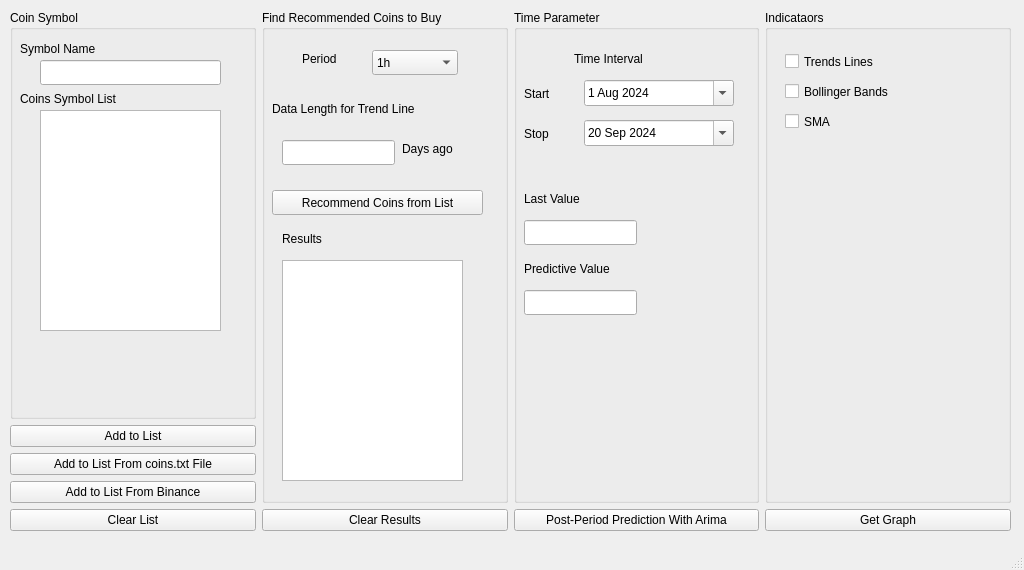
<?xml version="1.0" encoding="UTF-8"?>
<ui version="4.0">
 <class>MainWindow</class>
 <widget class="QMainWindow" name="MainWindow">
  <property name="geometry">
   <rect>
    <x>0</x>
    <y>0</y>
    <width>1024</width>
    <height>570</height>
   </rect>
  </property>
  <property name="windowTitle">
   <string>EsencanCoinTracker_V01</string>
  </property>
  <widget class="QWidget" name="centralwidget">
   <widget class="QWidget" name="horizontalLayoutWidget">
    <property name="geometry">
     <rect>
      <x>10</x>
      <y>10</y>
      <width>1001</width>
      <height>521</height>
     </rect>
    </property>
    <layout class="QHBoxLayout" name="horizontalLayout">
     <item>
      <layout class="QVBoxLayout" name="verticalLayout_4">
       <item>
        <widget class="QGroupBox" name="groupBox_coinSymbol">
         <property name="title">
          <string>Coin Symbol</string>
         </property>
         <widget class="QLineEdit" name="lineEdit_coinsymbol">
          <property name="geometry">
           <rect>
            <x>30</x>
            <y>50</y>
            <width>181</width>
            <height>25</height>
           </rect>
          </property>
         </widget>
         <widget class="QListView" name="listView_checkCoin">
          <property name="geometry">
           <rect>
            <x>30</x>
            <y>100</y>
            <width>181</width>
            <height>221</height>
           </rect>
          </property>
         </widget>
         <widget class="QLabel" name="label_5">
          <property name="geometry">
           <rect>
            <x>10</x>
            <y>30</y>
            <width>101</width>
            <height>17</height>
           </rect>
          </property>
          <property name="text">
           <string>Symbol Name</string>
          </property>
         </widget>
         <widget class="QLabel" name="label_6">
          <property name="geometry">
           <rect>
            <x>10</x>
            <y>80</y>
            <width>131</width>
            <height>17</height>
           </rect>
          </property>
          <property name="text">
           <string>Coins Symbol List</string>
          </property>
         </widget>
        </widget>
       </item>
       <item>
        <widget class="QPushButton" name="pushButton_addCheckList">
         <property name="text">
          <string>Add to List</string>
         </property>
        </widget>
       </item>
       <item>
        <widget class="QPushButton" name="pushButton_addFromFile">
         <property name="text">
          <string>Add to List From coins.txt File</string>
         </property>
        </widget>
       </item>
       <item>
        <widget class="QPushButton" name="pushButton_addFromBinance">
         <property name="text">
          <string>Add to List From Binance</string>
         </property>
        </widget>
       </item>
       <item>
        <widget class="QPushButton" name="pushButton_clearList">
         <property name="text">
          <string>Clear List</string>
         </property>
        </widget>
       </item>
      </layout>
     </item>
     <item>
      <layout class="QVBoxLayout" name="verticalLayout_5">
       <item>
        <widget class="QGroupBox" name="groupBox_recommendCoins">
         <property name="title">
          <string>Find Recommended Coins to Buy</string>
         </property>
         <widget class="QLabel" name="label">
          <property name="geometry">
           <rect>
            <x>40</x>
            <y>40</y>
            <width>67</width>
            <height>17</height>
           </rect>
          </property>
          <property name="text">
           <string>Period</string>
          </property>
         </widget>
         <widget class="QComboBox" name="comboBox_period">
          <property name="geometry">
           <rect>
            <x>110</x>
            <y>40</y>
            <width>86</width>
            <height>25</height>
           </rect>
          </property>
          <property name="currentText">
           <string>1h</string>
          </property>
          <item>
           <property name="text">
            <string>1h</string>
           </property>
          </item>
          <item>
           <property name="text">
            <string>4h</string>
           </property>
          </item>
          <item>
           <property name="text">
            <string>1d</string>
           </property>
          </item>
          <item>
           <property name="text">
            <string>1w</string>
           </property>
          </item>
         </widget>
         <widget class="QLabel" name="label_9">
          <property name="geometry">
           <rect>
            <x>10</x>
            <y>90</y>
            <width>191</width>
            <height>17</height>
           </rect>
          </property>
          <property name="text">
           <string>Data Length for Trend Line</string>
          </property>
         </widget>
         <widget class="QLineEdit" name="lineEdit_daysLength">
          <property name="geometry">
           <rect>
            <x>20</x>
            <y>130</y>
            <width>113</width>
            <height>25</height>
           </rect>
          </property>
         </widget>
         <widget class="QLabel" name="label_10">
          <property name="geometry">
           <rect>
            <x>140</x>
            <y>130</y>
            <width>67</width>
            <height>17</height>
           </rect>
          </property>
          <property name="text">
           <string>Days ago</string>
          </property>
         </widget>
         <widget class="QPushButton" name="pushButton_recommendCoins">
          <property name="geometry">
           <rect>
            <x>10</x>
            <y>180</y>
            <width>211</width>
            <height>25</height>
           </rect>
          </property>
          <property name="text">
           <string>Recommend Coins from List</string>
          </property>
         </widget>
         <widget class="QListView" name="listView_recommendResult">
          <property name="geometry">
           <rect>
            <x>20</x>
            <y>250</y>
            <width>181</width>
            <height>221</height>
           </rect>
          </property>
         </widget>
         <widget class="QLabel" name="label_11">
          <property name="geometry">
           <rect>
            <x>20</x>
            <y>220</y>
            <width>67</width>
            <height>17</height>
           </rect>
          </property>
          <property name="text">
           <string>Results</string>
          </property>
         </widget>
        </widget>
       </item>
       <item>
        <widget class="QPushButton" name="pushButton_clearRecommendCoins">
         <property name="text">
          <string>Clear Results</string>
         </property>
        </widget>
       </item>
      </layout>
     </item>
     <item>
      <layout class="QVBoxLayout" name="verticalLayout_3">
       <item>
        <widget class="QGroupBox" name="groupBox_timeParameter_2">
         <property name="enabled">
          <bool>true</bool>
         </property>
         <property name="title">
          <string>Time Parameter</string>
         </property>
         <widget class="QLabel" name="label_2">
          <property name="geometry">
           <rect>
            <x>60</x>
            <y>40</y>
            <width>111</width>
            <height>17</height>
           </rect>
          </property>
          <property name="text">
           <string>Time Interval</string>
          </property>
         </widget>
         <widget class="QLabel" name="label_3">
          <property name="geometry">
           <rect>
            <x>10</x>
            <y>75</y>
            <width>67</width>
            <height>17</height>
           </rect>
          </property>
          <property name="text">
           <string>Start</string>
          </property>
         </widget>
         <widget class="QDateEdit" name="dateEdit_timeinterval_start">
          <property name="geometry">
           <rect>
            <x>70</x>
            <y>70</y>
            <width>150</width>
            <height>26</height>
           </rect>
          </property>
          <property name="calendarPopup">
           <bool>true</bool>
          </property>
          <property name="date">
           <date>
            <year>2024</year>
            <month>8</month>
            <day>1</day>
           </date>
          </property>
         </widget>
         <widget class="QLabel" name="label_7">
          <property name="geometry">
           <rect>
            <x>10</x>
            <y>180</y>
            <width>81</width>
            <height>17</height>
           </rect>
          </property>
          <property name="text">
           <string>Last Value</string>
          </property>
         </widget>
         <widget class="QLineEdit" name="lineEdit_lastValue">
          <property name="geometry">
           <rect>
            <x>10</x>
            <y>210</y>
            <width>113</width>
            <height>25</height>
           </rect>
          </property>
         </widget>
         <widget class="QLabel" name="label_8">
          <property name="geometry">
           <rect>
            <x>10</x>
            <y>250</y>
            <width>120</width>
            <height>17</height>
           </rect>
          </property>
          <property name="text">
           <string>Predictive Value</string>
          </property>
         </widget>
         <widget class="QLineEdit" name="lineEdit_predictValue">
          <property name="geometry">
           <rect>
            <x>10</x>
            <y>280</y>
            <width>113</width>
            <height>25</height>
           </rect>
          </property>
         </widget>
         <widget class="QLabel" name="label_4">
          <property name="geometry">
           <rect>
            <x>10</x>
            <y>115</y>
            <width>67</width>
            <height>17</height>
           </rect>
          </property>
          <property name="text">
           <string>Stop</string>
          </property>
         </widget>
         <widget class="QDateEdit" name="dateEdit_timeinterval_stop">
          <property name="geometry">
           <rect>
            <x>70</x>
            <y>110</y>
            <width>150</width>
            <height>26</height>
           </rect>
          </property>
          <property name="calendarPopup">
           <bool>true</bool>
          </property>
          <property name="date">
           <date>
            <year>2024</year>
            <month>9</month>
            <day>20</day>
           </date>
          </property>
         </widget>
        </widget>
       </item>
       <item>
        <widget class="QPushButton" name="pushButton_predict">
         <property name="text">
          <string>Post-Period Prediction With Arima</string>
         </property>
        </widget>
       </item>
      </layout>
     </item>
     <item>
      <layout class="QVBoxLayout" name="verticalLayout_7">
       <item>
        <widget class="QGroupBox" name="groupBox_indicators_2">
         <property name="title">
          <string>Indicataors</string>
         </property>
         <widget class="QCheckBox" name="checkBox_trends_lines">
          <property name="geometry">
           <rect>
            <x>20</x>
            <y>40</y>
            <width>110</width>
            <height>23</height>
           </rect>
          </property>
          <property name="text">
           <string>Trends Lines</string>
          </property>
         </widget>
         <widget class="QCheckBox" name="checkBox_bb">
          <property name="geometry">
           <rect>
            <x>20</x>
            <y>70</y>
            <width>130</width>
            <height>23</height>
           </rect>
          </property>
          <property name="text">
           <string>Bollinger Bands</string>
          </property>
         </widget>
         <widget class="QCheckBox" name="checkBox_sma">
          <property name="geometry">
           <rect>
            <x>20</x>
            <y>100</y>
            <width>110</width>
            <height>23</height>
           </rect>
          </property>
          <property name="text">
           <string>SMA</string>
          </property>
         </widget>
        </widget>
       </item>
       <item>
        <widget class="QPushButton" name="pushButton_getgraph">
         <property name="text">
          <string>Get Graph</string>
         </property>
        </widget>
       </item>
      </layout>
     </item>
    </layout>
   </widget>
  </widget>
  <widget class="QStatusBar" name="statusbar"/>
  <action name="actionOpen">
   <property name="text">
    <string>Open</string>
   </property>
  </action>
 </widget>
 <resources/>
 <connections/>
</ui>
